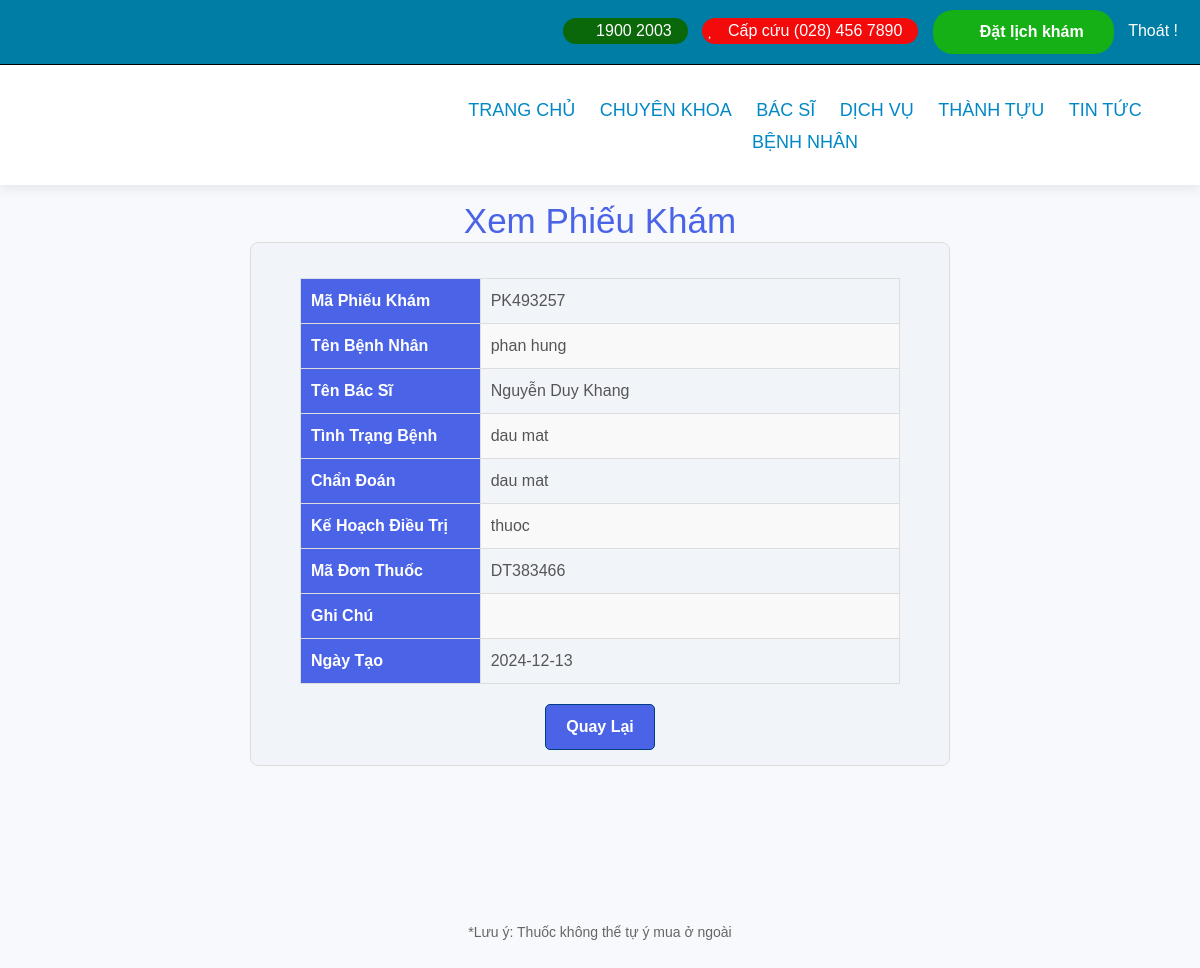
The app's page /public/user/chi-tiet.php?maPhieuKham=PK493257 (signed in) with its own data.
### tables this page shows
CREATE TABLE `phieukham` (
  `maPhieuKham` varchar(10) NOT NULL,
  `maBenhNhan` int(11) NOT NULL,
  `maBacSi` int(11) NOT NULL,
  `tenBacSi` varchar(100) NOT NULL,
  `tinhTrangBenh` text NOT NULL,
  `chanDoan` text NOT NULL,
  `keHoachDieuTri` varchar(100) NOT NULL,
  `maDonThuoc` varchar(10) NOT NULL,
  `ghiChu` text NOT NULL,
  `ngayTao` date NOT NULL
);

CREATE TABLE `benhnhan` (
  `maBenhNhan` int(11) NOT NULL,
  `tenBenhNhan` varchar(100) NOT NULL,
  `namSinh` date NOT NULL,
  `gioitinh` enum('Nam','Nữ','Tùy chỉnh') NOT NULL,
  `diaChi` text DEFAULT NULL,
  `sdt` varchar(11) NOT NULL,
  `maBHYT` varchar(15) DEFAULT NULL,
  `maPhieuKham` varchar(10) DEFAULT NULL
);

CREATE TABLE `bacsi` (
  `maBacSi` int(11) NOT NULL,
  `tenBacSi` varchar(100) NOT NULL,
  `maKhoa` varchar(10) NOT NULL,
  `hinh` varchar(100) NOT NULL,
  `sdt` varchar(10) NOT NULL,
  `email` varchar(50) NOT NULL
);

### public/user/chi-tiet.php (the view, shortened to what this page needs)
<?php
    $host = 'localhost';
    $db = 'qlbenhvien';
    $user = 'usertmdt';
    $pass = 'passtmdt';
    $conn = new mysqli($host, $user, $pass, $db);
    if (isset($_GET['maPhieuKham'])) {
        $maPhieuKham = $_GET['maPhieuKham'];
        $sql = "SELECT pk.maPhieuKham, bn.tenBenhNhan, bs.tenBacSi, pk.tinhTrangBenh, pk.chanDoan, pk.keHoachDieuTri, pk.maDonThuoc, pk.ghiChu, pk.ngayTao
                FROM phieukham pk
                JOIN benhnhan bn ON pk.maBenhNhan = bn.maBenhNhan
                JOIN bacsi bs ON pk.maBacSi = bs.maBacSi
                WHERE pk.maPhieuKham = ?";
        $stmt = $conn->prepare($sql);
        $stmt->bind_param("s", $maPhieuKham);
        $stmt->execute();
        $result = $stmt->get_result();
        if ($result->num_rows > 0) {
            $chiTietPhieuKham = $result->fetch_assoc();
        } else {
            echo "Không tìm thấy thông tin cho mã phiếu khám này!";
            exit();
        }
    } else {
        echo "Không có mã phiếu khám!";
        exit();
    }
?>
<!DOCTYPE html>
<html lang="en">
<head>
    <link rel="stylesheet" href="../css/bootstrap.min.css">
    <link rel="stylesheet" href=".../css/font-awesome.min.css">
    <link rel="stylesheet" href="../css/style_public.css">
</head>
<body>
    <header class="header">
        <div class="container-fluid">
            <div class="row">
                    <div class="header__top">
                        <ul>
                            <li><button href="tel:19002003" style="border-radius:20px;background-color: rgb(10, 104, 10); border: none;" >
                                <i class="fa fa-phone" style="color: #ffffff;"></i>	<span style="color: #ffffff; padding: 10px;">1900 2003</span>
                                </button>
                            </li>
                            <li ><button  rel="tel:0284567890" style="border-radius:20px; background-color: rgb(243, 11, 11); border: none;">
                                <i class="fa fa-heart" style="color: #ffffff;"></i>	<span style="color: #ffffff;padding: 10px;">Cấp cứu (028) 456 7890</span>
                                </button>
                            </li>
                            <li><a href="/QLBENHVIEN/public/user/datLichKham.php" class="btn" style="border-radius:20px;background-color: rgb(21, 176, 21); border: none;" >
                                <i  class="fa fa-calendar" style="color: #ffffff;"></i>	<span style="color: #ffffff;padding: 10px;">Đặt lịch khám</span>
                                </a>
                            </li>
                            <li>
                                <a href="/QLBENHVIEN/index.php?url=dang-xuat">Thoát !</a></li>
                        </ul>
                    </div>
            </div>
        </div>
        <div class="container-fluid header__menu">
            <div class="row">
                <div class="col-lg-4 col-sm-3 " style="text-align: center; padding-bottom: 5px;">
                </div>
                <div class="col-lg-8 col-sm-3 ml-5">
                    <div class="header__right">
                        <div class="header__menu">
                            <ul>
                                <li><a href="/QLBENHVIEN/index.php?url=trang-chu"><h5>TRANG CHỦ</h5></a></li>
                                <li><a href="/QLBENHVIEN/index.php?url=chuyen-khoa"><h5>CHUYÊN KHOA</h5></a></li>
                                <li><a href="/QLBENHVIEN/index.php?url=bac-si"><h5>BÁC SĨ</h5></a></li>
                                <li><a href=""><h5>DỊCH VỤ</h5></a>
                                </li>
                                <li><a href="/QLBENHVIEN/index.php?url=thanh-tuu"><h5>THÀNH TỰU</h5></a></li>
                                <li><a href=""><h5>TIN TỨC</h5></a></li>
                                <li><a href=""><h5>BỆNH NHÂN</h5></a>
                                </li>
                            </ul>
                        </div>
                    </div>
                </div>
            </div>
        </div>
    </header>
    <div id="container" style="margin-top:200px;">
        <div id="color">
            <h1>Xem Phiếu Khám</h1>
            <div class="info-section" style="border: 1px solid #ddd;">
                <table >
                    <tr>
                        <th style="width: 30%;">Mã Phiếu Khám</th>
                        <td><?php echo htmlspecialchars($chiTietPhieuKham['maPhieuKham']); ?></td>
                    </tr>
                    <tr>
                        <th>Tên Bệnh Nhân</th>
                        <td><?php echo htmlspecialchars($chiTietPhieuKham['tenBenhNhan']); ?></td>
                    </tr>
                    <tr>
                        <th>Tên Bác Sĩ</th>
                        <td><?php echo htmlspecialchars($chiTietPhieuKham['tenBacSi']); ?></td>
                    </tr>
                    <tr>
                        <th>Tình Trạng Bệnh</th>
                        <td><?php echo htmlspecialchars($chiTietPhieuKham['tinhTrangBenh']); ?></td>
                    </tr>
                    <tr>
                        <th>Chẩn Đoán</th>
                        <td><?php echo htmlspecialchars($chiTietPhieuKham['chanDoan']); ?></td>
                    </tr>
                    <tr>
                        <th>Kế Hoạch Điều Trị</th>
                        <td><?php echo htmlspecialchars($chiTietPhieuKham['keHoachDieuTri']); ?></td>
                    </tr>
                    <tr>
                        <th>Mã Đơn Thuốc</th>
                        <td><?php echo htmlspecialchars($chiTietPhieuKham['maDonThuoc']); ?></td>
                    </tr>
                    <tr>
                        <th>Ghi Chú</th>
                        <td><?php echo htmlspecialchars($chiTietPhieuKham['ghiChu']); ?></td>
                    </tr>
                    <tr>
                        <th>Ngày Tạo</th>
                        <td><?php echo htmlspecialchars($chiTietPhieuKham['ngayTao']); ?></td>
                    </tr>
                </table>
                <div id="button-container">
                    <a href="/QLBENHVIEN/public/user/xemPhieuKham.php" class="btn btn-primary">Quay Lại</a>
                </div>
            </div>
        </div>
        <p class="note">*Lưu ý: Thuốc không thể tự ý mua ở ngoài</p>
</div>
</body>
</html>

### public/css/style_public.css (style rules this page uses)
html, body { height: 100%; font-family: "Montserrat", sans-serif; -webkit-font-smoothing: antialiased; }
h1, h2, h3, h4, h5, h6 { margin: 0; color: #111111; font-weight: 400; font-family: "Montserrat", sans-serif; }
h1 { font-size: 70px; }
h5 { font-size: 18px; }
p { font-size: 14px; font-family: "Montserrat", sans-serif; color: #666666; font-weight: 400; line-height: 24px; margin: 0 0 15px 0; }
ul, ol { padding: 0; margin: 0; }
.header { background: #ffffff; box-shadow: 0px 5px 10px rgba(91, 91, 91, 0.1); }
header { position: fixed; top: 0; left: 0; width: 100%; z-index: 1000; background-color: white; box-shadow: 0 2px 5px rgba(0, 0, 0, 0.1); }
.header__top { height: 100; background-color: #007da5; }
.header__top a { color: white; text-decoration: none; }
.header__top { padding-top: 10px; width: 100%; display: flex; justify-content: right; border-bottom: 1px solid black; }
.header__top ul li { list-style: none; display: inline-block; position: relative; margin-bottom: 10px; padding-right: 10px; }
.header__right { padding: 30px 0 27px; }
.header__right ul li { list-style: none; display: inline-block; position: relative; }
.header__menu { text-align: center; }
.header__menu ul li h5 { color: #0088c6; }
.header__menu ul li { list-style: none; display: inline-block; margin-left: 10px; position: relative; }
.header__menu ul li a { text-decoration: none; color: #1a73e8; padding: 5px 5px; display: block; transition: all 0.3s ease; border-radius: 5px; }
.btn-primary { background-color: #004080; border-color: #004080; font-weight: bold; }

### public/user/chi-tiet.php (style rules this page uses)
body { font-family: 'Arial', sans-serif; margin: 0; padding: 0; background-color: #f7f9fc; color: #333; justify-content: center; }
h1 { text-align: center; color: #4A63E7; font-size: 35px; }
.info-section { margin: 20px 0; margin: 0 auto; padding: 15px; background-color: #f1f4f9; border-radius: 8px; }
table { width: 600px; margin: 0 auto; border-collapse: collapse; margin-top: 20px; font-size: 16px; }
table th, table td { border: 1px solid #ddd; padding: 10px; text-align: left; }
table th { background-color: #4A63E7; color: #fff; font-weight: bold; }
table tr:nth-child(even) { background-color: #f9f9f9; }
table td { font-size: 16px; color: #555; }
.btn { text-align: center; display: inline-block; text-decoration: none; padding: 10px 20px; color: #fff; background-color: #4A63E7; border-radius: 5px; text-align: center; font-size: 16px; font-weight: bold; transition: background-color 0.3s ease; }
.note { font-size: 14px; color: #666; margin-top: 20px; text-align: center; }
#button-container { display: flex; justify-content: center; margin-top: 20px; }
#button-container .btn { padding: 10px 20px; font-size: 16px; text-align: center; }
#color { box-sizing: border-box; margin: 0 auto; width: 700px; height: 700px; color: #555; }

### records on screen
phieukham: maPhieuKham "PK493257", benhnhan.tenBenhNhan "phan hung", bacsi.tenBacSi "Nguyễn Duy Khang", tinhTrangBenh "dau mat", chanDoan "dau mat", keHoachDieuTri "thuoc", maDonThuoc "DT383466", ngayTao "2024-12-13"
